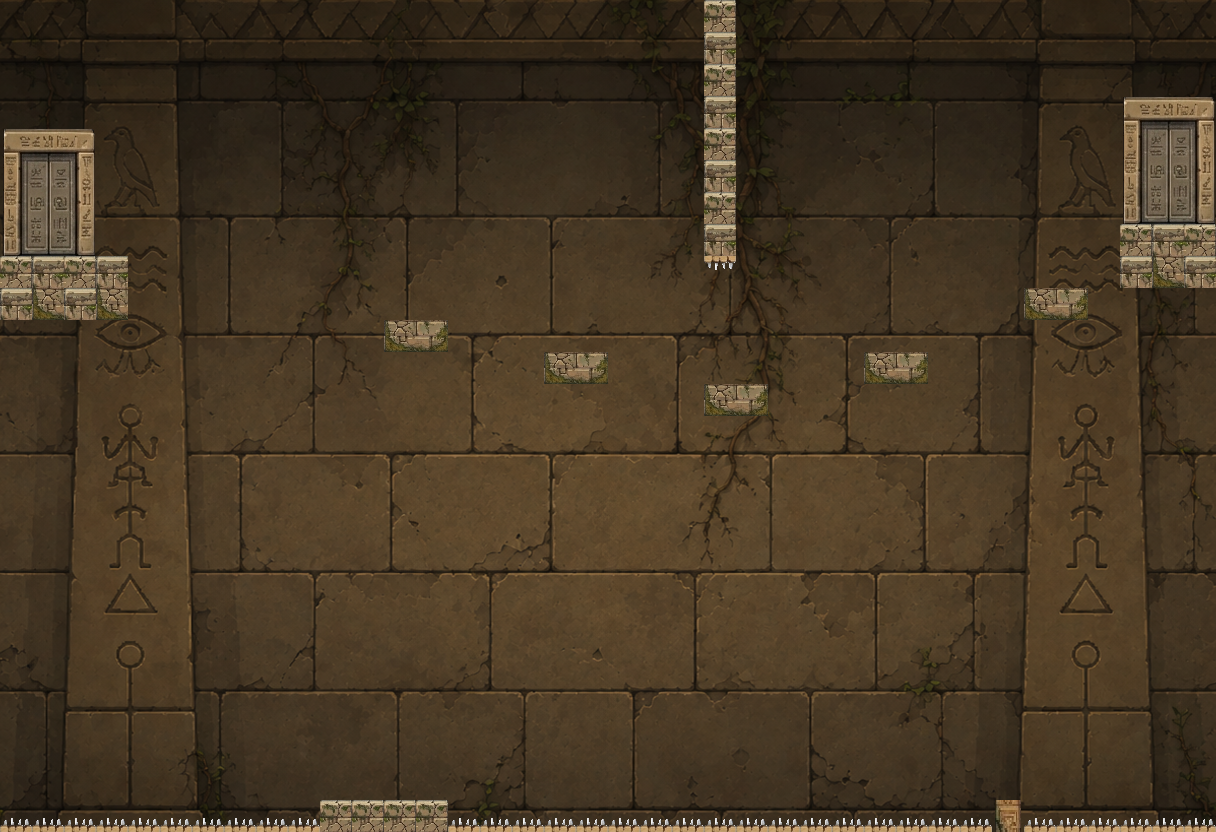

Below is a game level as drawn by its tile map, then a one-line description and the .tmx that defines it (tile-layer data replaced by summaries):
An orthogonal 38x26 tile map with 32x32 px tiles, 2 tile layers (Livello tile 1, Livello tile 2), 3 tilesets and 13 objects (5x solid, start, crollo, finish, cade, ...).

<map version="1.10" tiledversion="1.11.2" orientation="orthogonal" renderorder="right-down" width="38" height="26" tilewidth="32" tileheight="32" infinite="0" nextlayerid="51" nextobjectid="14">
 <properties>
  <property name="viaggiPresente" type="int" value="6" />
  <property name="viaggiPassato" type="int" value="5" />
  <property name="dimensionePersonaggio" type="float" value="57.6" />
  <property name="uscita" value="tocco" />
  <property name="titolo" value="Il salto nel buio" />
  <property name="parallasse" type="float" value="0.75" />
 </properties>
 <tileset firstgid="1" source="Sfondo2.tsx" />
 <tileset firstgid="1537" source="GrigliaPresente.tsx" />
 <tileset firstgid="1693" source="Griglia.tsx" />
 <layer id="1" name="Livello tile 1" width="38" height="26">
  <data>[988 cells, 988 non-empty, 988 distinct tile ids]</data>
 </layer>
 <layer id="2" name="Livello tile 2" width="38" height="26">
  <data>[988 cells, 95 non-empty, 18 distinct tile ids]</data>
 </layer>
 <objectgroup id="50" name="oggetti">
  <object id="1" name="solid" x="0" y="256" width="128" height="64" />
  <object id="2" name="start" x="0" y="128" width="96" height="128" />
  <object id="3" name="crollo" x="384" y="320" width="64" height="32" />
  <object id="4" name="solid" x="704" y="384" width="64" height="32" />
  <object id="5" name="solid" x="1024" y="288" width="64" height="32" />
  <object id="6" name="solid" x="1120" y="224" width="96" height="64" />
  <object id="7" name="finish" x="1120" y="96" width="96" height="128" />
  <object id="8" name="cade" x="709" y="0" width="22" height="284">
   <properties>
    <property name="distanza" type="float" value="70" />
   </properties>
  </object>
  <object id="9" name="scarabeo" x="1060" y="254" width="24" height="24" />
  <object id="10" name="gabbia" x="1030" y="236" width="52" height="52" />
  <object id="11" name="geroglifico" x="64" y="216" width="32" height="40">
   <properties>
    <property name="testo" value="Scendi nel buio della mia casa. Le mie zanne cadono su chi corre senza guardare in alto." />
   </properties>
  </object>
  <object id="12" name="solid" x="0" y="832" width="1216" height="32" />
  <object id="13" name="kill" x="0" y="813" width="1216" height="19" />
 </objectgroup>
</map>
